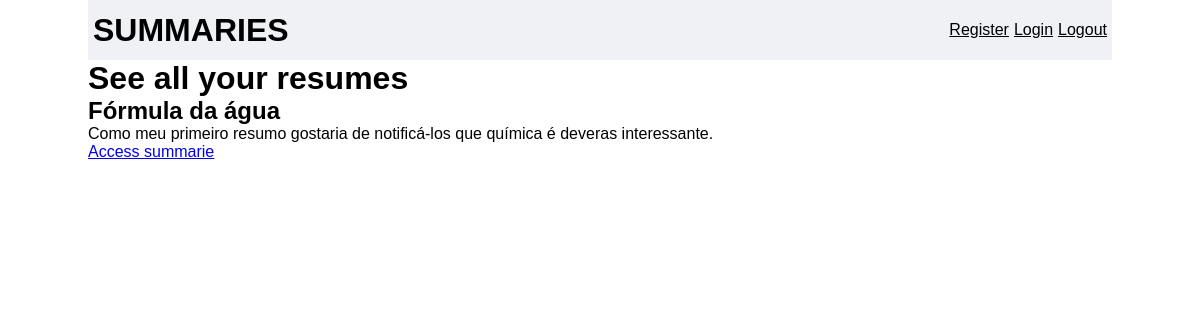
The page /summaries/1/ (signed in) on the database its author committed.
### summaries/models.py (models this page shows, shortened)
class Summarie(models.Model):
    subject = models.ForeignKey(Subject, on_delete=models.CASCADE)
    title = models.CharField(max_length=30, default="Nenhum título adicionado.")
    text = models.TextField()

### summaries/views.py (the view)
# urls.py: path("summaries/<int:id>/", views.ListSummaries.as_view(), name="summaries"),
class ListSummaries(View):
    def get(self, request, id):
        summaries = None
        subjects = None
        if request.user.is_active:
            subjects = Subject.objects.filter(user=request.user).values()
            subjects = [subject for subject in subjects]
            summaries = []
            for subject in subjects:
                if subject["id"] == id:
                    summaries += Summarie.objects.filter(subject=subject['id']).values()
        return render(request, "summaries/summaries.html", {"summaries": summaries})

### summaries/templates/summaries/summaries.html (shortened to what this page needs)
{% extends "base.html" %}
{% block content %}
    <div class="max-width">
        <h1>See all your resumes</h1>
        {% for summarie in summaries %}
            <div>
                <h2>{{ summarie.title }}</h2>
                <p>{{ summarie.text }}</p>
                <a href="{% url "summaries:summarie" summarie.id %}">Access summarie</a>
            </div>
        {% endfor %}
    </div>
{% endblock %}

### summaries/static/summaries/styles.css (style rules this page uses)
* { padding: 0; margin: 0; box-sizing: border-box; font-family: Arial; }
.max-width { width: 1024px; margin: auto; }

### rows shown on the page
Summarie: title "Fórmula da água", text "Como meu primeiro resumo gostaria de notificá-los que química é deveras interessante."
